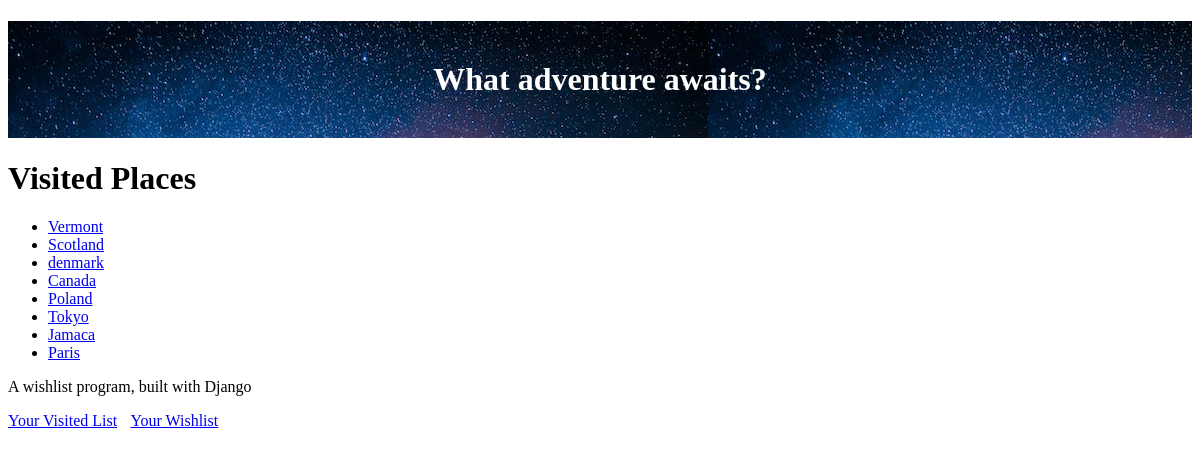
/visited (signed in), run on an earlier commit of the app's database.
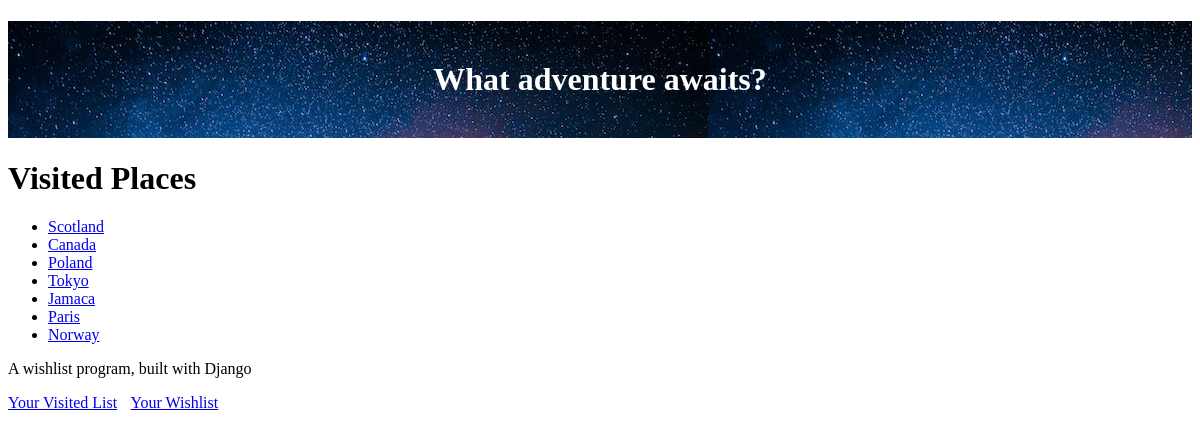
And on a later commit of the database.
### travel_wishlist/models.py (models this page shows, shortened)
class Place(models.Model):
    user = models.ForeignKey('auth.User', null=False, on_delete=models.CASCADE)
    name = models.CharField(max_length=200)#Max length of title
    visited = models.BooleanField(default=False)#True/False field
    notes = models.TextField(blank=True, null=True)
    date_visited = models.DateField(blank=True, null=True)
    photo = models.ImageField(upload_to='user_images/', blank=True, null=True)

### travel_wishlist/views.py (the view)
# urls.py: path('visited', views.places_visited, name='places_visited'),#creates /places_visited url
@login_required
def places_visited(request):
    visited = Place.objects.filter(visited = True)
    return render(request,'travel_wishlist/visited.html', {'visited': visited})

### travel_wishlist/templates/travel_wishlist/visited.html
{% extends 'travel_wishlist/base.html' %}
{% block content %}
<h1>Visited Places</h1>
{% if visited %}
<ul>
    {% for place in visited %}
        <li>
            <a href="{% url 'place_details' place.id %}">{{ place.name }}</a>
        </li>
    {% endfor %}
</ul>
{% else %}
<p>You have not visited any places yet.</p>
{% endif %}
{% endblock %}

What changed in the data, as far as the page shows it:
removed Place: name "Vermont"
removed Place: name "denmark"
added Place: name "Norway"
